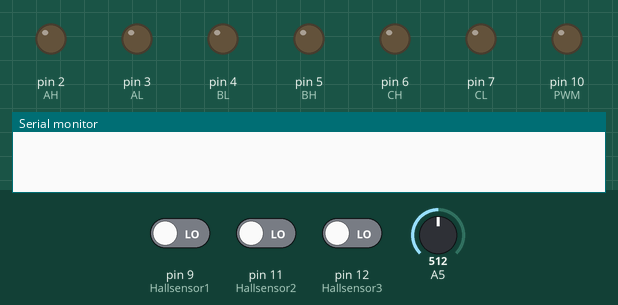
The sketch below on a simulated Arduino Uno, built with avr-gcc and run on an emulated ATmega328P. On the bench: output pins drawn as LEDs (lit = HIGH), the last lines printed to the serial monitor. The inputs (shaded band) are chosen by the test bench; at power-on: A5 = 512, pin 9 (Hallsensor1) LOW, pin 11 (Hallsensor2) LOW, pin 12 (Hallsensor3) LOW.

Above: at 1.2 s.
1.3 s: A5 set to 535
At 3.82 s:
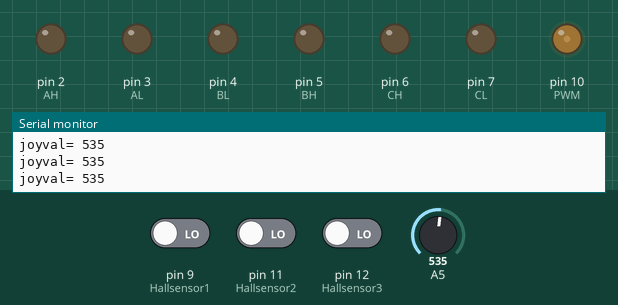
4.3 s: A5 set to 511
7.3 s: A5 set to 0
At 8.8 s:
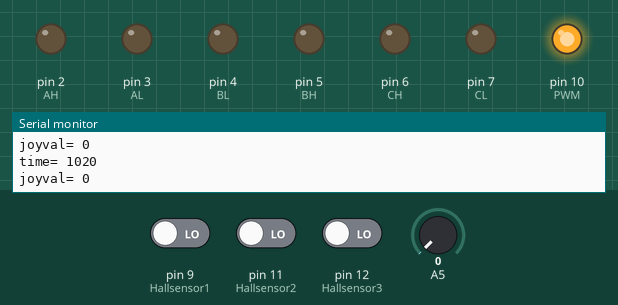
10.3 s: pin 9 (Hallsensor1) driven HIGH
At 11.1 s:
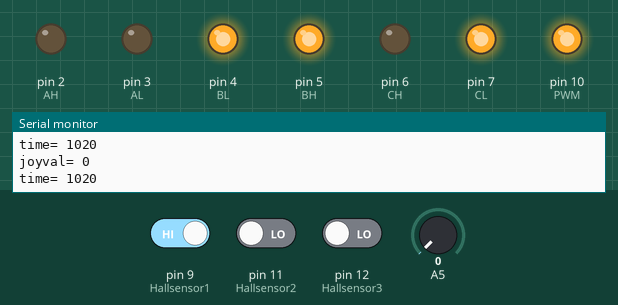
11.8 s: pin 11 (Hallsensor2) driven HIGH
At 12.5 s:
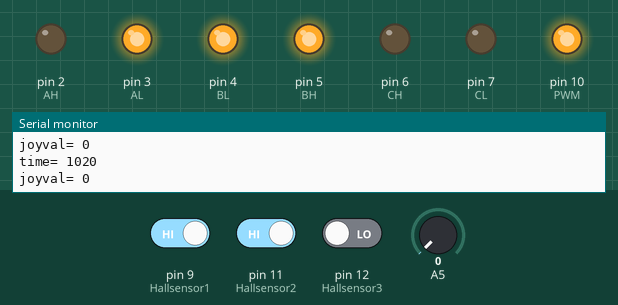
13.3 s: A5 set to 9
14.8 s: A5 set to 12
Timing chart, 0 to 21.1 s (numbered marks = the images above; inputs shaded):
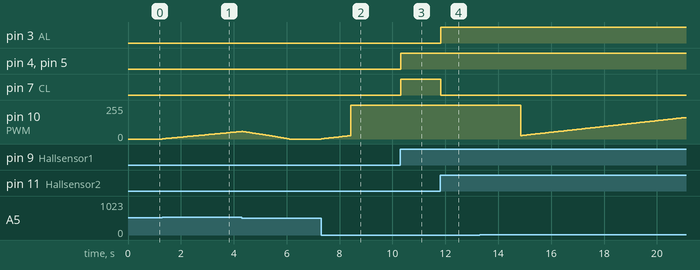

Measured:
- the behaviour switches between 520 and 521 on A5 (found by bisection; images 0 and 1)
- after the input at 1.3 s, pin 10 (PWM): moves from 0/255 to 56/255 over 2.9 s, starting at once
- after the input at 7.3 s, pin 10 (PWM): moves from 0/255 to 255/255 over 1.1 s, starting at once
- after the input at 10.3 s, pin 4 (BL), pin 5 (BH), pin 7 (CL): LOW → HIGH at once
- after the input at 11.8 s, pin 3 (AL): LOW → HIGH at once; pin 7 (CL): HIGH → LOW at once

The sketch:

main_c.ino
```cpp
unsigned long time=0;
const byte PWM = 10;               // Timer 1 "B" output: OC1B
int period = 2000;
int period_1 = 1000;
int period_2 = 1000;
unsigned long time_now = 0;

  int AH =  2;
  int BH =  5;
  int CH =  6;
  int AL =  3;
  int BL =  4;
  int CL =  7;
  int sw_pin = 8;

  int Hallsensor1 =  9;
  int Hallsensor2 =  11;
  int Hallsensor3 =  12;


// 16 MHz clock divided by 10 KHz frequency desired
  const long timer1_OCR1A_Setting = 16000000L / 1000L;

void setup()
{
 Serial.begin(9600);
 pinMode(PWM, OUTPUT);
 pinMode(AH, OUTPUT);
 pinMode(BH, OUTPUT);
 pinMode(CH, OUTPUT);
 pinMode(AL, OUTPUT);
 pinMode(BL, OUTPUT);
 pinMode(CL, OUTPUT);
 pinMode(Hallsensor1, INPUT);
 pinMode(Hallsensor2, INPUT);
 pinMode(Hallsensor3, INPUT);
digitalWrite(sw_pin, HIGH);

// set up Timer 1 - gives us 10.000 KHz
 // Fast PWM top at OCR1A
 TCCR1A = _BV (WGM10) | _BV (WGM11) | _BV (COM1B1); // fast PWM, clear OC1B on compare
 TCCR1B = _BV (WGM12) | _BV (WGM13) | _BV (CS10);   // fast PWM, no prescaler
 OCR1A =  timer1_OCR1A_Setting - 1;                 // zero relative

 }

 void loop()
{
   int joystick = analogRead(A5);

 /* if (joystick < 520 && joystick > 440)
             {
              time = time + 1000;
              Serial.print ("timeval= ");Serial.println (time);
             }
  else
      {
        time = 0;
        }
   if (time < 2000)
 {*/
if(joystick > 520 && joystick <= 1023)
  {
    for (int x=0; x <= 1023; x=x+1)
    {
      int joystick = analogRead(A5);
      int time=time+1;
      while (time >= 1020 && joystick >= 1020)
   {
    int joystick = analogRead(A5);
    Serial.print ("time= ");
     Serial.println (time);
     Serial.print ("joyval= ");
     Serial.println (joystick);
    OCR1B = (((long) 1023 * timer1_OCR1A_Setting) / 1024L) - 1;
    forward();

    if (joystick < 900)
    break;
    }

     OCR1B = (((long) x * timer1_OCR1A_Setting) / 1024L) - 1;

     Serial.print ("joyval= ");
     Serial.println (joystick);
     forward();
     int a=x;
    if (joystick < 520)
   {
    Serial.println (joystick);
     for (int z=a; z >= 0; z=z-1)
     {
      Serial.println ("z");
      Serial.println (z);
      OCR1B = (((long) z * timer1_OCR1A_Setting) / 1024L) - 1;
      forward();
      if (z == 0)
      {
      OCR1B= 0;
      delay(1000);
      }
     }
break;
}}}


else if (joystick >= 0 && joystick < 500)
  {
    for (int y=0; y <= 1023; y=y+1)
    {
     Serial.print ("joyval= ");
     Serial.println (joystick);
     OCR1B = (((long) y * timer1_OCR1A_Setting) / 1024L) - 1;

reverse();
 int b=y;
 int joystick = analogRead(A5);
  int time1=time1+10;
      while (time1 >= 1020 && joystick <= 10)
   {
    int joystick = analogRead(A5);
    Serial.print ("time= ");
     Serial.println (time1);
     Serial.print ("joyval= ");
     Serial.println (joystick);
    OCR1B = (((long) 1023 * timer1_OCR1A_Setting) / 1024L) - 1;
    reverse();

    if (joystick >10 )
    break;
    }
 if (joystick >= 500)
 {
   for (int m=b; m >= 0; m=m-1)
    {
     int joystick = analogRead(A5);
     Serial.print ("joyval2= ");
     Serial.println (joystick);
     OCR1B = (((long) m * timer1_OCR1A_Setting) / 1024L) - 1;
     reverse ();
     if (m == 0)
      {
      OCR1B= 0;
      delay(1000);
      }
}
break;
}}}}


 void forward()
 {
 if (digitalRead(Hallsensor1)== 1 && digitalRead(Hallsensor2)== 0 && digitalRead(Hallsensor3)== 1) // 101
 {
  digitalWrite(AH, HIGH);
  digitalWrite(BH, LOW);
  digitalWrite(CH, LOW);
  digitalWrite(AL, HIGH);
  digitalWrite(BL, LOW);
  digitalWrite(CL, HIGH);
 }

 else if(digitalRead(Hallsensor1)==0 && digitalRead(Hallsensor2)== 0 && digitalRead(Hallsensor3)== 1) // 001
 {
   digitalWrite(AH, HIGH);     digitalWrite(BH, LOW);    digitalWrite(CH, LOW);
   digitalWrite(AL, HIGH);      digitalWrite(BL, HIGH);         digitalWrite(CL, LOW);

 }

 else if(digitalRead(Hallsensor1)== 0 && digitalRead(Hallsensor2)== 1 && digitalRead(Hallsensor3)== 1) // 011
 {
   digitalWrite(AH, LOW);   digitalWrite(BH, HIGH);   digitalWrite(CH, LOW);
   digitalWrite(AL, HIGH);   digitalWrite(BL, HIGH);   digitalWrite(CL, LOW);
 }

else if(digitalRead(Hallsensor1)==0 && digitalRead(Hallsensor2)== 1 && digitalRead(Hallsensor3)== 0) // 010
{
   digitalWrite(AH, LOW);   digitalWrite(BH, HIGH);   digitalWrite(CH, LOW);
   digitalWrite(AL, LOW);   digitalWrite(BL, HIGH);   digitalWrite(CL, HIGH);
}

else if(digitalRead(Hallsensor1)== 1 && digitalRead(Hallsensor2)== 1 && digitalRead(Hallsensor3)== 0) // 110
{
   digitalWrite(AH, LOW);      digitalWrite(BH, LOW);    digitalWrite(CH, HIGH);
   digitalWrite(AL, LOW);       digitalWrite(BL, HIGH);      digitalWrite(CL, HIGH);
}

else if(digitalRead(Hallsensor1)==1 && digitalRead(Hallsensor2)== 0 && digitalRead(Hallsensor3)== 0) // 100
{

   digitalWrite(AH, LOW);       digitalWrite(BH, LOW);       digitalWrite(CH, HIGH);
   digitalWrite(AL, HIGH);        digitalWrite(BL, LOW);     digitalWrite(CL, HIGH);
 }
 }

void reverse()
 {
 if (digitalRead(Hallsensor1)== 0 && digitalRead(Hallsensor2)== 1 && digitalRead(Hallsensor3)== 1) // 011
 {
  digitalWrite(AH, HIGH);
  digitalWrite(BH, LOW);
  digitalWrite(CH, LOW);
  digitalWrite(AL, HIGH);
  digitalWrite(BL, LOW);
  digitalWrite(CL, HIGH);
 }

 else if(digitalRead(Hallsensor1)==0 && digitalRead(Hallsensor2)== 1 && digitalRead(Hallsensor3)== 0) //0
 {
   digitalWrite(AH, HIGH);     digitalWrite(BH, LOW);    digitalWrite(CH, LOW);
   digitalWrite(AL, HIGH);      digitalWrite(BL, HIGH);         digitalWrite(CL, LOW);

 }

 else if(digitalRead(Hallsensor1)== 1 && digitalRead(Hallsensor2)== 1 && digitalRead(Hallsensor3)== 0) // 011
 {
   digitalWrite(AH, LOW);   digitalWrite(BH, HIGH);   digitalWrite(CH, LOW);
   digitalWrite(AL, HIGH);   digitalWrite(BL, HIGH);   digitalWrite(CL, LOW);
 }

else if(digitalRead(Hallsensor1)==1 && digitalRead(Hallsensor2)== 0 && digitalRead(Hallsensor3)== 0) // 010
{
   digitalWrite(AH, LOW);   digitalWrite(BH, HIGH);   digitalWrite(CH, LOW);
   digitalWrite(AL, LOW);   digitalWrite(BL, HIGH);   digitalWrite(CL, HIGH);
}

else if(digitalRead(Hallsensor1)== 1 && digitalRead(Hallsensor2)== 0 && digitalRead(Hallsensor3)== 1) // 110
{
   digitalWrite(AH, LOW);      digitalWrite(BH, LOW);    digitalWrite(CH, HIGH);
   digitalWrite(AL, LOW);       digitalWrite(BL, HIGH);      digitalWrite(CL, HIGH);
}

else if(digitalRead(Hallsensor1)==0 && digitalRead(Hallsensor2)== 0 && digitalRead(Hallsensor3)== 1) // 100
{

   digitalWrite(AH, LOW);       digitalWrite(BH, LOW);       digitalWrite(CH, HIGH);
   digitalWrite(AL, HIGH);        digitalWrite(BL, LOW);     digitalWrite(CL, HIGH);
 }
 }
```
